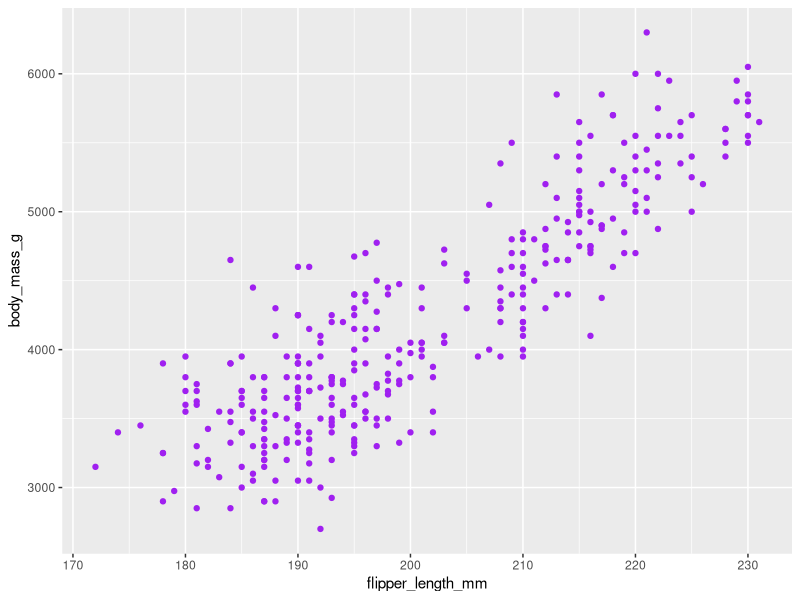
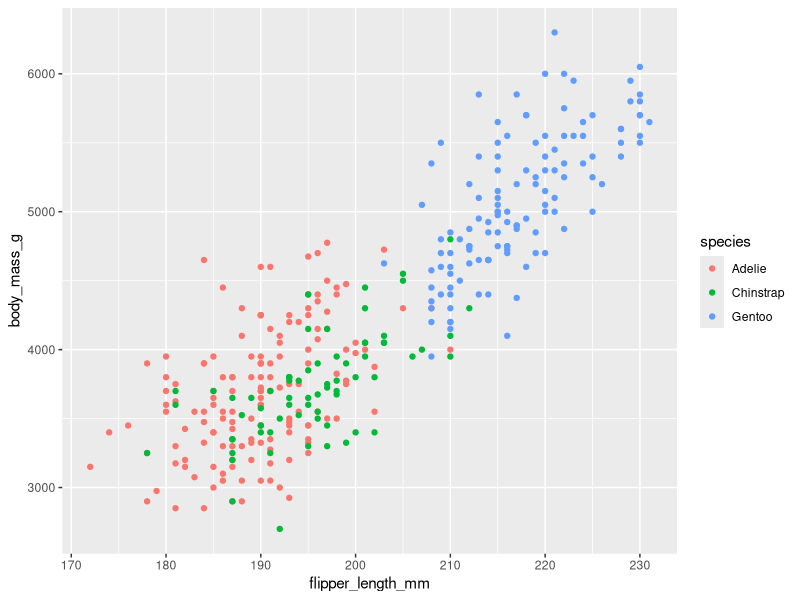
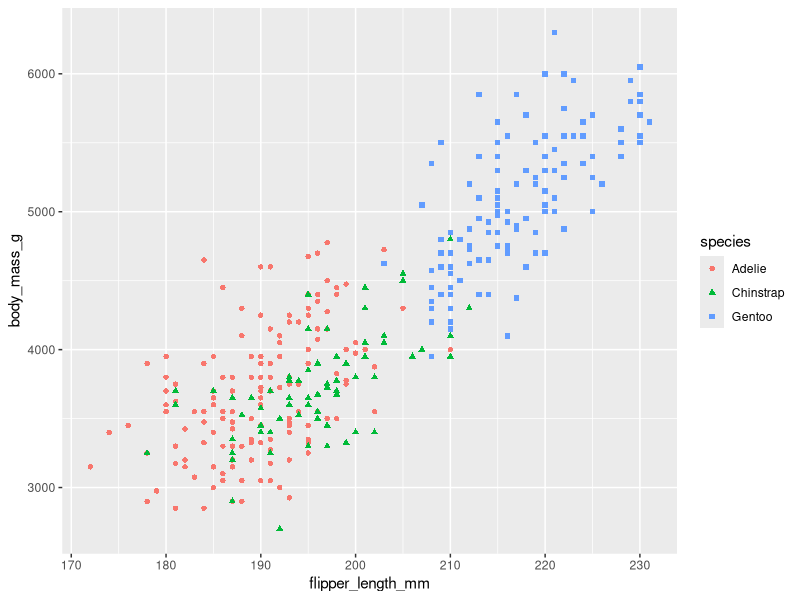
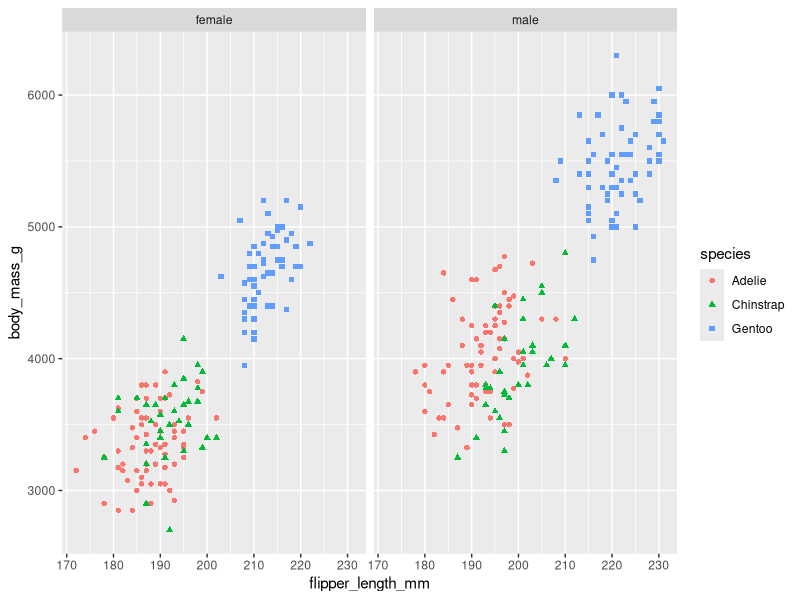

The R script that drew these images, in order:
## ---- chunk 1
library(tidyverse)
library(palmerpenguins)
## ---- chunk 2
data(penguins)
## ---- chunk 3
glimpse(penguins)
## ---- chunk 4
# Scatter plot of flipper length vs. body mass
ggplot(data = penguins, aes(x = flipper_length_mm, y = body_mass_g)) +
  geom_point(color = "purple")
## ---- chunk 5
# Scatter plot with color-coded points for species
ggplot(data = penguins, aes(x = flipper_length_mm, y = body_mass_g)) +
  geom_point(aes(color = species))
## ---- chunk 6
# Scatter plot with color-coded and shape-coded points for species
ggplot(data = penguins, aes(x = flipper_length_mm, y = body_mass_g)) +
  geom_point(aes(color = species, shape = species))
## ---- chunk 7
# Faceted scatter plots by sex with color-coded and shape-coded points for species
penguins %>%
  drop_na(sex) %>%
  ggplot(aes(x=flipper_length_mm,y=body_mass_g))+
  geom_point(aes(color=species,
                 shape=species)) +
  facet_wrap(~sex)
